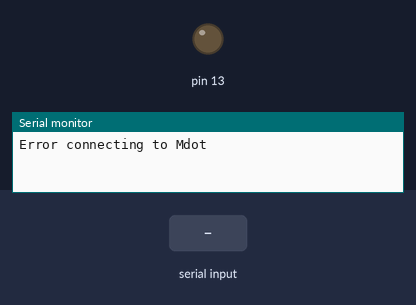
Simulated run of this sketch. Board: Arduino Mega 2560, built with avr-gcc and run on an emulated ATmega2560. Shown: output pins drawn as LEDs (lit = HIGH), the last lines printed to the serial monitor. The test bench sets the inputs (shaded band). The modem accepts every AT command (registered, SIM ready, sends succeed) and sends nothing else.

Above: at 10.2 s.
10.3 s: "1" received over the second serial link
At 11.7 s:
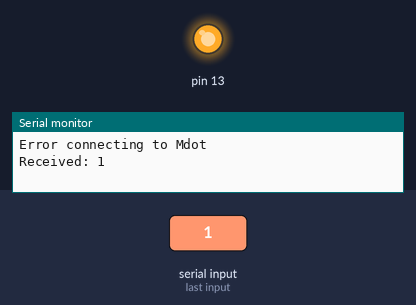
Timing chart, 0 to 13.3 s (numbered marks = the images above; inputs shaded):
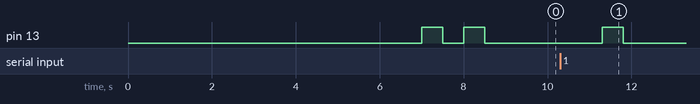

Measured:
- after the input at 10.3 s, pin 13: LOW → HIGH after 1.0 s, → LOW 0.50 s later

The sketch:

Teensy_LoRa_Test.ino
```cpp
// Program Illuminates onboard LED as long as it is receiving a signal from the mothership
//  Use to test wireless range, or basic wireless settings


/*--------------------------------------------------------------------------------------
  Includes
  --------------------------------------------------------------------------------------*/


/*--------------------------------------------------------------------------------------
  Definitions
  --------------------------------------------------------------------------------------*/
int count = 0;
String temp = "";
int x,y,z;
char * idx;


void setup()
{
  char response;

  //for LED
  pinMode(13, OUTPUT);

  // begin comm to computer for responses (USB)
  Serial.begin(115200);

  // begin comm to Mdot (port 0 and 1)
  Serial1.begin(115200);

  delay(3000); // 3 second delay

  // test Mdot connection
  // TODO, its a hack, but it worked!
  Serial1.write("AT\n");
  Serial1.flush();
  response = Serial1.read();
  if(response != -1)
  {
    Serial.println("Connection successful");

    // configure Mdot to desired settings
    Serial1.write("AT+NJM=3\n"); // sets network join mode to peer to peer
    Serial1.write("AT+NA=00112233\n"); // sets network address
    Serial1.write("AT+NSK=00112233001122330011223300112233\n"); // sets network session key
    Serial1.write("AT+DSK=33221100332211003322110033221100\n"); // sets data session key
    Serial1.write("AT+TXDR=DR3\n"); // sets the transmit data rate (AS 923) //TODO, adjust to get better range!
    Serial1.write("AT+TXF=920000000\n"); // sets the transmit frequency (920000000 - 928000000) //TODO, adjust to get better range!
    Serial1.write("AT+ACK=8\n");
//    Serial1.write("AT&W\n"); // saves configuration
//    Serial1.write("ATZ\n"); // resets CPU (takes 3 seconds)
//    delay(4000); // delay for reset to take place
    Serial1.write("AT+SD\n"); // configures to send data (all data received is transmitted)

    Serial.println("Programming complete");
  }
  else
  {
    Serial.println("Error connecting to Mdot");
  }

  delay(3000);
  // clear input buffers
  while (Serial.available() > 0 ) {
    Serial.read();
  }
  while (Serial1.available() > 0 ) {
    Serial1.read();
  }
  Serial1.flush();
  Serial.flush();

  // shake hand
  delay(1000);
  Serial1.write("Transmitter1\n");

  //flash to know on
  digitalWrite(13, HIGH);
  delay(500);
  digitalWrite(13, LOW);
  delay(500);
  digitalWrite(13, HIGH);
  delay(500);
  digitalWrite(13, LOW);
  delay(500);
}

void loop()
{
  // Mdot is already configured, so can just start sending in a loop with a delay, to see if receiver will pick it up
  if(Serial1.peek() != -1)
  {
    temp = Serial1.readString();
    Serial.print("Received: ");
    Serial.println(temp);
    //Serial1.println(temp);
    digitalWrite(13, HIGH);
    delay(500);
    Serial1.println("Time?\n");
  }
  else
  {
    digitalWrite(13, LOW);
  }
}
```
